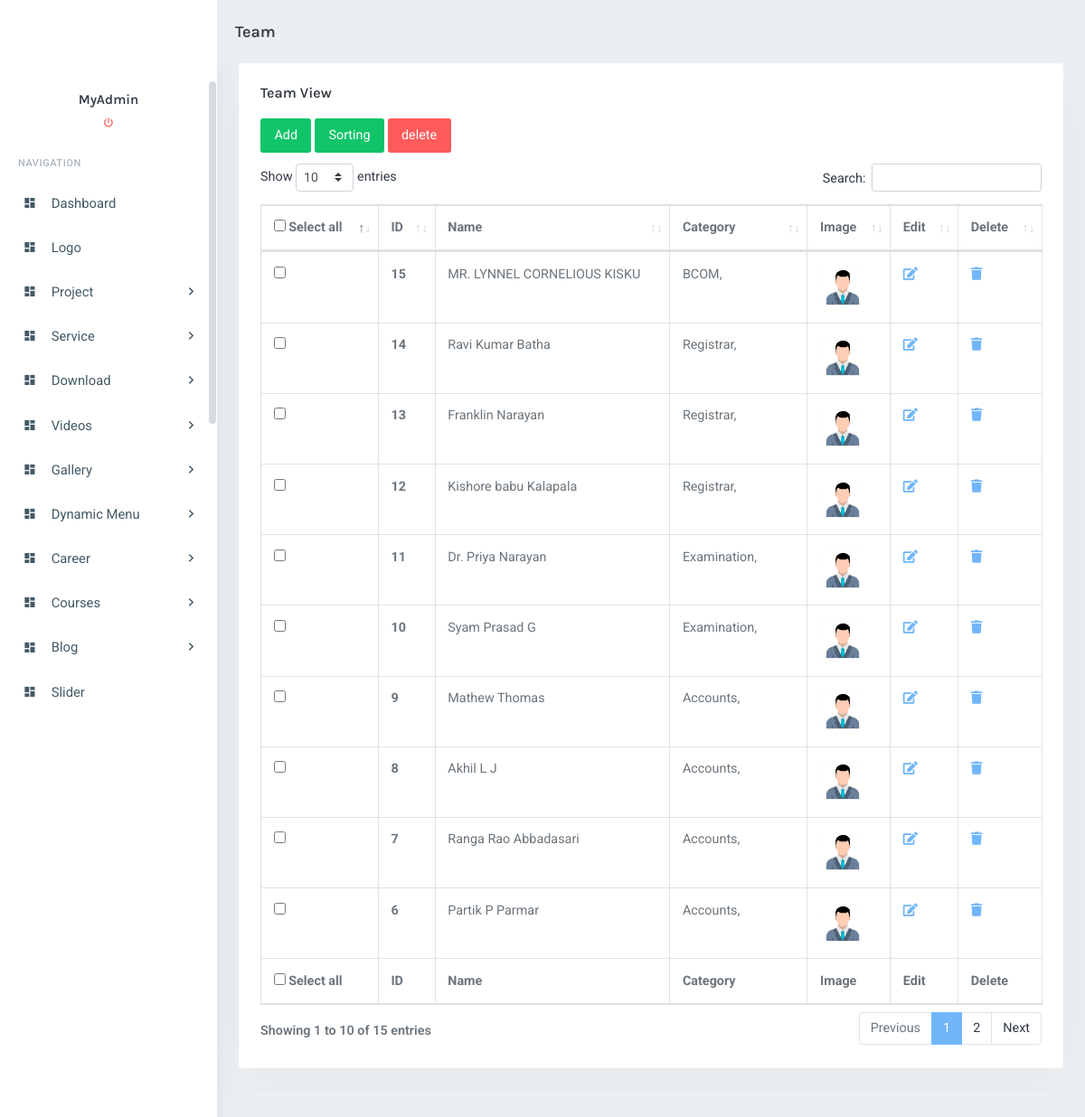
Page /boss/teamView.php (signed in) on the committed database.
### tables this page shows
CREATE TABLE `tbl_team` (
  `team_id` int(11) NOT NULL,
  `image_name` varchar(500) DEFAULT NULL,
  `team_title` varchar(200) DEFAULT NULL,
  `description` longtext,
  `instagram` varchar(100) DEFAULT NULL,
  `facebook` varchar(100) DEFAULT NULL,
  `meta_tag_title` varchar(500) DEFAULT NULL,
  `meta_tag_description` varchar(2000) DEFAULT NULL,
  `meta_tag_keywords` varchar(1000) DEFAULT NULL,
  `recordListingID` int(11) DEFAULT '0',
  `slug` varchar(100) DEFAULT NULL,
  `cat_id` varchar(1000) NOT NULL,
  `team_degree` varchar(500) NOT NULL,
  `team_position` varchar(500) NOT NULL,
  `team_email` varchar(100) NOT NULL,
  `team_qualification` longtext NOT NULL,
  `team_articles` longtext NOT NULL,
  `team_presentations` longtext NOT NULL,
  `team_invites` longtext NOT NULL,
  `team_thesis` longtext NOT NULL,
  `team_workshops` longtext NOT NULL
);

CREATE TABLE `tbl_team_category` (
  `cat_id` int(100) NOT NULL,
  `cat_parent_id` int(100) NOT NULL,
  `cat_name` varchar(100) NOT NULL,
  `cat_description` longtext,
  `cat_image` longtext NOT NULL,
  `meta_tag_title` varchar(500) NOT NULL,
  `meta_tag_description` varchar(2000) NOT NULL,
  `meta_tag_keywords` varchar(1000) NOT NULL,
  `recordListingID` int(11) DEFAULT NULL,
  `slug` varchar(100) DEFAULT NULL
);

### boss/teamView.php (the view, shortened to what this page needs)
<?php
include_once("../connect.php");
$cn=new connect();
$cn->connectdb();
$sql = $cn->selectdb("SELECT * FROM tbl_team order by team_id desc");
?>
<!DOCTYPE html>
<html lang="en">
<head>
        <link rel="stylesheet" href="assets/libs/morris-js/morris.css" />
        <link href="assets/css/bootstrap.min.css" rel="stylesheet" type="text/css" />
        <link href="assets/css/icons.min.css" rel="stylesheet" type="text/css" />
        <link href="assets/css/app.min.css?v=<?echo time();?>" rel="stylesheet" type="text/css" />
        <link href="assets/libs/datatables/dataTables.bootstrap4.css" rel="stylesheet" type="text/css" />
        <link href="assets/libs/datatables/responsive.bootstrap4.css" rel="stylesheet" type="text/css" />
        <link href="assets/libs/datatables/buttons.bootstrap4.css" rel="stylesheet" type="text/css" />
        <link href="assets/libs/datatables/select.bootstrap4.css" rel="stylesheet" type="text/css" />
</head>
<body>
    <div id="wrapper">
        <div class="navbar-custom">
                <div class="logo-box">
                    <a href="index.php" class="logo text-center">
                        <span class="logo-lg">
                        </span>
                    </a>
                </div>
            <ul class="list-unstyled topnav-menu topnav-menu-left m-0">
                <li>
                    <h4 class="page-title-main">Team</h4>
                </li>
            </ul>
        </div>
        <?include_once("menu.php");?>
        <div class="content-page">
            <div class="content">
                <div class="container-fluid">
                    <div class="row">
                        <div class="col-12">
                            <div class="card-box">
                                <h4 class="mt-0 header-title">Team View</h4>
                                <form action="<?php echo $_SERVER["PHP_SELF"]; ?>" method="post" enctype="multipart/form-data">
                                    <div class="row">
                                        <div class="col-lg-12">
                                            <a href="team.php" class="btn btn-success m-b-sm mt-2 mb-2">Add</a>
                                            <a href="sorting_team.php" class="btn btn-success m-b-sm mt-2 mb-2">Sorting</a>
                                            <input type="submit" class="btn btn-danger m-b-sm mt-2 mb-2"name="delete" value="delete"/>
                                        </div>
                                    </div>
                                    <div class="row">
                                        <div class="col-sm-12">
                                            <table id="datatable" class="table table-bordered dt-responsive nowrap">
                                                <thead>
                                                <tr>
                                                    <th><input type="checkbox" id="checkall" class="checkall" name="sample"/> Select all</th>
                                                    <th>ID</th>
                                                    <th>Name</th>
                                                    <th>Category</th>
                                                    <th>Image</th>
                                                    <th>Edit</th>
                                                    <th>Delete</th>
                                                </tr>
                                                </thead>
                                                <tfoot>
                                                <tr>
                                                    <th><input type="checkbox" id="checkall" class="checkall" name="sample"/> Select all</th>
                                                    <th>ID</th>
                                                    <th>Name</th>
                                                    <th>Category</th>
                                                    <th>Image</th>
                                                    <th>Edit</th>
                                                    <th>Delete</th>
                                                </tr>
                                                </tfoot>
                                                <tbody>
                                                <?php
                                                if (mysqli_num_rows($sql) > 0)
                                                {
                                                    while($row = mysqli_fetch_assoc($sql))
                                                    {
                                                        extract($row);
                                                        $catID= explode(",",$cat_id);
                                                        $cnt  =sizeof($catID)-1;
                                                ?>
                                                    <tr>
                                                        <td><input type="checkbox" name="chkbox[]" class="chkbox"  value="<?echo $team_id?>"/></td>
                                                        <th><? echo $team_id; ?></th>
                                                        <td><?php echo $team_title; ?></td>
                                                        <td><? for($i=0; $i<$cnt;$i++)
                                                                {
                                                                ?>
                                                                <?php echo $cn->getname('tbl_team_category','cat_id','cat_name',$catID[$i]); ?>,
                                                                <? } ?>
                                                        </td>
                                                        <td><?php if($image_name!=''){?><img src='../team/<?php echo $image_name; ?>' height="50" width="50"><?php } else { echo "No Image"; }?></td>
                                                        <td><a href='teamUpdate.php?team_id=<?php echo $team_id ?>&page=<?  if (isset($_GET['page']) && !empty($_GET['page'])) echo $_GET['page'];?>'><i class="fa fa-edit"></i></a></td>
                                                        <td><a href='deleteteam.php?Del=del&id=<?php echo $team_id ?>&page=<?  if (isset($_GET['page']) && !empty($_GET['page'])) echo $_GET['page'];?>' onClick="return confirm('Are you sure want to delete?');"><i class="fa fa-trash"></i></a></td>
                                                    </tr>
                                                    <? } } ?>
                                                </tbody>
                                            </table>
                                        </div>
                                    </div>
                                </form>
                            </div>
                        </div>
                    </div>
                </div>
            </div>
        </div>
    </div>
</body>
</html>

### boss/menu.php (shortened to what this page needs)
<div class="left-side-menu">
                <div class="slimscroll-menu">
                    <div class="user-box text-center">
                        <div class="">
                            <a href="#" class="text-dark h5 mt-2 mb-1 d-block" data-toggle="dropdown">
                            <?
                                echo $_SESSION['user'];
                            ?>
                            </a>
                        </div>
                        <ul class="list-inline">
                            <li class="list-inline-item">
                                <a href="logout.php" class="text-custom">
                                    <i class="mdi mdi-power text-danger"></i>
                                </a>
                            </li>
                        </ul>
                    </div>
                    <div id="sidebar-menu">
                        <ul class="metismenu" id="side-menu">
                            <li class="menu-title">Navigation</li>
                            <li>
                                <a href="index.php">
                                    <i class="mdi mdi-view-dashboard"></i>
                                    <span> Dashboard </span>
                                </a>
                            </li>
                            <li>
                                <a href="logoView.php">
                                    <i class="mdi mdi-view-dashboard"></i>
                                    <span> Logo </span>
                                </a>
                            </li>
                            <li>
                                <a href="projectCatView.php">
                                    <i class="mdi mdi-view-dashboard"></i>
                                    <span> Project </span>
                                    <span class="menu-arrow"></span>
                                </a>
                            </li>
                            <li>
                                <a href="serviceCatView.php">
                                    <i class="mdi mdi-view-dashboard"></i>
                                    <span> Service </span>
                                    <span class="menu-arrow"></span>
                                </a>
                            </li>
                            <li>
                                <a href="downloadCatView.php">
                                    <i class="mdi mdi-view-dashboard"></i>
                                    <span> Download </span>
                                    <span class="menu-arrow"></span>
                                </a>
                            </li>
                            <li>
                                <a href="videoCatView.php">
                                    <i class="mdi mdi-view-dashboard"></i>
                                    <span> Videos </span>
                                    <span class="menu-arrow"></span>
                                </a>
                            </li>
                            <li>
                                <a href="galleryCatView.php">
                                    <i class="mdi mdi-view-dashboard"></i>
                                    <span> Gallery </span>
                                    <span class="menu-arrow"></span>
                                </a>
                            </li>
                            <li>
                                <a href="careerView.php">
                                    <i class="mdi mdi-view-dashboard"></i>
                                    <span> Dynamic Menu </span>
                                    <span class="menu-arrow"></span>
                                </a>
                            </li>
                            <li>
                                <a href="careerView.php">
                                    <i class="mdi mdi-view-dashboard"></i>
                                    <span> Career </span>
                                    <span class="menu-arrow"></span>
                                </a>
                            </li>
                            <li>
                                <a href="categoryview.php">
                                    <i class="mdi mdi-view-dashboard"></i>
                                    <span> Courses </span>
                                    <span class="menu-arrow"></span>
                                </a>
                            </li>
                            <li>
                                <a href="blogCatView.php">
                                    <i class="mdi mdi-view-dashboard"></i>
                                    <span> Blog </span>
                                    <span class="menu-arrow"></span>
                                </a>
                            </li>
                            <li>
                                <a href="sliderView.php">
                                    <i class="mdi mdi-view-dashboard"></i>
                                    <span> Slider </span>
                                </a>
                            </li>
                        </ul>
                    </div>
                </div>
            </div>

### connect.php (shortened to what this page needs)
<?php
class connect {
	public $_connection;
private $_host = "localhost";
	private $_username = "root";
	private $_password = "";
	public $_database = "metas_db";
	public function connectdb() {
		$this->_connection = new mysqli($this->_host, $this->_username,
			$this->_password, $this->_database);
	}
	public function selectdb($qry)
	{
		$rs=mysqli_query($this->_connection, $qry);
		return $rs;
	}
	public function getname($tablename,$tablekey,$dispname,$value)
	{
		$sql2=mysqli_query($this->_connection,"select $dispname from $tablename where $tablekey=$value");
		while($row2=$sql2->fetch_row())
		{
		echo $row2[0];
		}
	}
}
?>

### rows in the picture
tbl_team: team_id "15", team_title "MR. LYNNEL CORNELIOUS KISKU", image_name (placeholder picture)
tbl_team_category: cat_name "BCOM"
tbl_team: team_id "14", team_title "Ravi Kumar Batha", image_name (placeholder picture)
tbl_team_category: cat_name "Registrar"
tbl_team: team_id "13", team_title "Franklin Narayan", image_name (placeholder picture)
tbl_team: team_id "12", team_title "Kishore babu Kalapala", image_name (placeholder picture)
tbl_team: team_id "11", team_title "Dr. Priya Narayan", image_name (placeholder picture)
tbl_team_category: cat_name "Examination"
tbl_team: team_id "10", team_title "Syam Prasad G", image_name (placeholder picture)
tbl_team: team_id "9", team_title "Mathew Thomas", image_name (placeholder picture)
tbl_team_category: cat_name "Accounts"
tbl_team: team_id "8", team_title "Akhil L J", image_name (placeholder picture)
tbl_team: team_id "7", team_title "Ranga Rao Abbadasari", image_name (placeholder picture)
tbl_team: team_id "6", team_title "Partik P Parmar", image_name (placeholder picture)

### other values in the picture
$_SESSION['user'] "MyAdmin"
